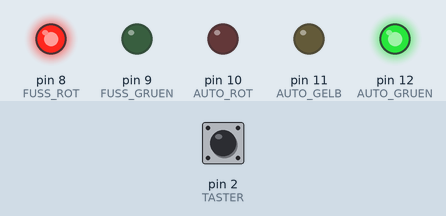
Bench run of a sketch on a simulated Arduino Uno, built with avr-gcc and run on an emulated ATmega328P. Shown: output pins drawn as LEDs (lit = HIGH). The inputs (shaded band) are chosen by the test bench; at power-on: pin 2 (TASTER) LOW.

Above: at 1.2 s.
1.3 s: pin 2 (TASTER) pulled HIGH for 0.15 s
At 3.3 s:
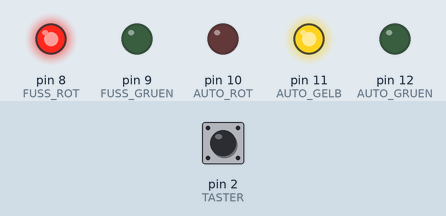
At 5.6 s:
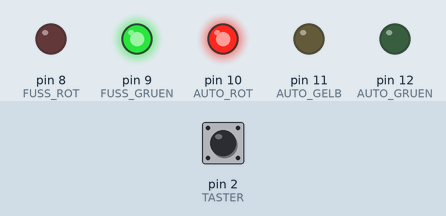
Timing chart, 0 to 12.8 s (numbered marks = the images above; inputs shaded):
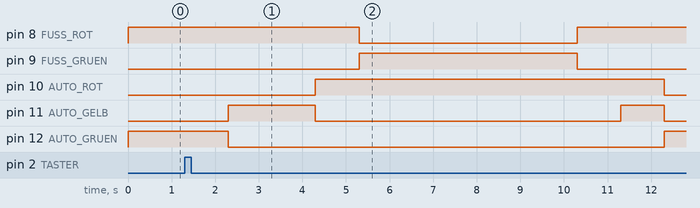

The sketch:

ampel_fussgaenger.ino
```cpp
/*
 * Projekt 8: Ampelsteuerung mit Fußgängeranforderung
 * Autoampel + Fußgängerampel mit Anforderungstaster.
 *
 * Schaltung:
 * - Auto: Rot Pin 10, Gelb Pin 11, Grün Pin 12
 * - Fußgänger: Rot Pin 8, Grün Pin 9
 * - Anforderungstaster an Pin 2
 */

const int AUTO_ROT = 10;
const int AUTO_GELB = 11;
const int AUTO_GRUEN = 12;
const int FUSS_ROT = 8;
const int FUSS_GRUEN = 9;
const int TASTER = 2;

bool anforderung = false;

void setup() {
  pinMode(AUTO_ROT, OUTPUT);
  pinMode(AUTO_GELB, OUTPUT);
  pinMode(AUTO_GRUEN, OUTPUT);
  pinMode(FUSS_ROT, OUTPUT);
  pinMode(FUSS_GRUEN, OUTPUT);
  pinMode(TASTER, INPUT);

  // Startzustand: Auto grün, Fußgänger rot
  digitalWrite(AUTO_GRUEN, HIGH);
  digitalWrite(FUSS_ROT, HIGH);
}

void loop() {
  if (digitalRead(TASTER) == HIGH) {
    anforderung = true;
  }

  if (anforderung) {
    delay(1000);  // Kurz warten

    // Auto auf Gelb
    digitalWrite(AUTO_GRUEN, LOW);
    digitalWrite(AUTO_GELB, HIGH);
    delay(2000);

    // Auto auf Rot
    digitalWrite(AUTO_GELB, LOW);
    digitalWrite(AUTO_ROT, HIGH);
    delay(1000);

    // Fußgänger auf Grün
    digitalWrite(FUSS_ROT, LOW);
    digitalWrite(FUSS_GRUEN, HIGH);
    delay(5000);

    // Fußgänger auf Rot
    digitalWrite(FUSS_GRUEN, LOW);
    digitalWrite(FUSS_ROT, HIGH);
    delay(1000);

    // Auto auf Rot-Gelb
    digitalWrite(AUTO_GELB, HIGH);
    delay(1000);

    // Auto auf Grün
    digitalWrite(AUTO_ROT, LOW);
    digitalWrite(AUTO_GELB, LOW);
    digitalWrite(AUTO_GRUEN, HIGH);

    anforderung = false;
  }
}
```

Measured:
- after the input at 1.3 s, pin 8 (FUSS_ROT): HIGH → LOW after 4.0 s, → HIGH 5.0 s later; pin 9 (FUSS_GRUEN): LOW → HIGH after 4.0 s, → LOW 5.0 s later
